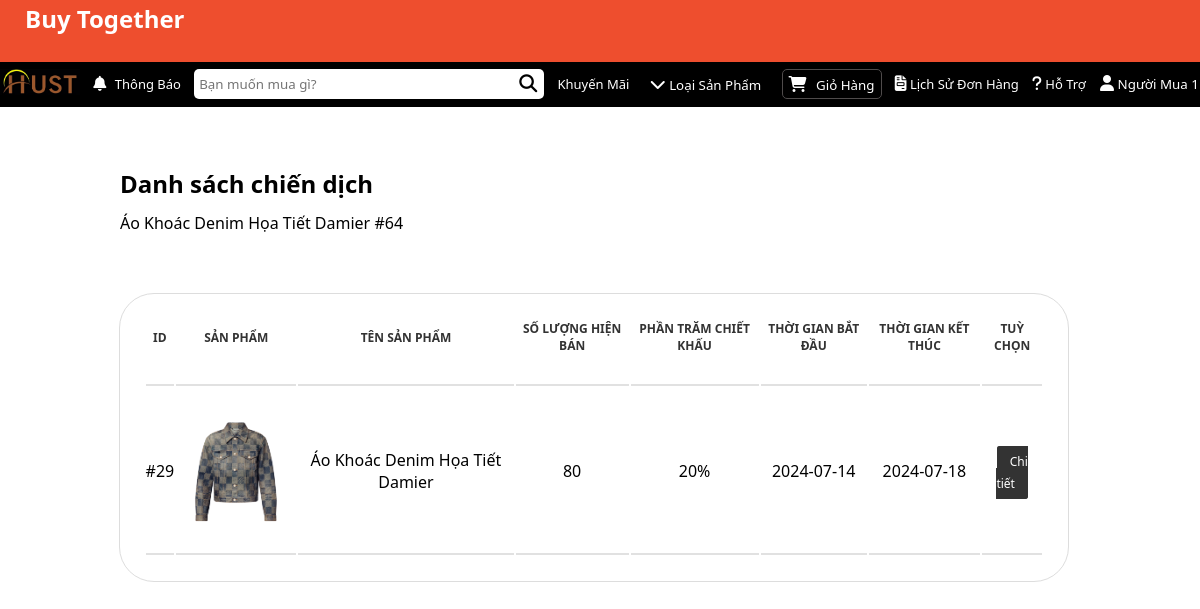
/campaign.php?user_id=24&product_id=64, run on the app's committed database.
### tables this page shows
CREATE TABLE `user` (
  `user_id` int(11) NOT NULL,
  `user_name` varchar(255) NOT NULL,
  `user_phone` varchar(10) NOT NULL,
  `user_dob` date NOT NULL,
  `user_type` int(11) NOT NULL,
  `user_email` varchar(255) NOT NULL,
  `user_address` varchar(255) NOT NULL,
  `user_password` varchar(255) NOT NULL
);

CREATE TABLE `product` (
  `product_id` int(11) NOT NULL,
  `brand_id` int(11) NOT NULL,
  `user_id` int(11) NOT NULL,
  `product_name` varchar(255) NOT NULL,
  `product_price` int(25) NOT NULL,
  `product_sale_price` int(25) NOT NULL,
  `product_description` varchar(5000) NOT NULL,
  `product_main_image` varchar(255) NOT NULL,
  `product_priority` int(11) NOT NULL
);

CREATE TABLE `campaign` (
  `campaign_id` int(11) NOT NULL,
  `product_id` int(11) NOT NULL,
  `discount_id` int(11) NOT NULL,
  `product_sum` int(11) NOT NULL,
  `product_value_discount` int(50) NOT NULL,
  `total_value_discount` int(50) NOT NULL,
  `time_start` date DEFAULT NULL,
  `time_end` date DEFAULT NULL
);

CREATE TABLE `discount` (
  `discount_id` int(11) NOT NULL,
  `user_id` int(11) NOT NULL,
  `product_id` int(11) NOT NULL,
  `discount_point` int(9) NOT NULL,
  `discount_value` float NOT NULL
);

### admin/class/database.php (called while the page is built, shortened)
<?php
Class Database{
    public $host    = DB_HOST;
    public $user    = DB_USER;
    public $pass    = DB_PASS;
    public $dbname  = DB_NAME;
    public $link;
    private function connectDB(){
        $this->link = new mysqli($this->host, $this->user, $this->pass,
        $this->dbname);
    }
    public function select($query){
        $result = $this->link->query($query) or
        die($this->link->error.__LINE__);
        if($result->num_rows > 0){
            return $result;
        } else {
            return false;
        }
    }
}

### admin/class/user_class.php (called while the page is built, shortened)
<?php
include_once "database.php";
class user{
    private $db;
    public function __construct(){
        $this -> db = new Database();
    }
    public function get_user($user_id){
        $query = "SELECT * FROM user WHERE user_id = '$user_id'";
        $result = $this -> db -> select($query);
        return $result;
    }
}
?>

### admin/class/product_class.php (called while the page is built, shortened)
<?php
include_once "database.php";
include_once "campaign_class.php";
class product{
    private $db;
    public function __construct(){
        $this -> db = new Database();
    }
    public function get_product($product_id){
        $query = "SELECT * FROM product WHERE product_id = '$product_id'";
        $result = $this -> db -> select($query);
        return $result;
    }
}
?>

### admin/class/campaign_class.php (called while the page is built, shortened)
<?php
include_once "database.php";
class campaign{
    private $db;
    public function __construct(){
        $this -> db = new Database();
    }
    public function time_check($campaign_id){
        $query = "SELECT * FROM campaign WHERE campaign_id = $campaign_id";
        $temp = $this -> db -> select($query) -> fetch_assoc();
        $time_start = $temp['time_start'];
        $time_end = $temp['time_end'];
        $time_start = strtotime($time_start);
        $time_end = strtotime($time_end);
        if (time() >= $time_start && time() < $time_end) {
            return true;
        } else if (time() >= $time_end) {
            return false;
        } else {
            return $time_start;
        }
    }
    public function show_campaign_by_product($product_id){
        $query = "SELECT campaign.*, discount.discount_value, product.* FROM campaign INNER JOIN discount ON
        campaign.discount_id = discount.discount_id INNER JOIN product ON campaign.product_id = product.product_id
        WHERE campaign.product_id = '$product_id' ORDER BY campaign.campaign_id DESC";
        $result = $this -> db -> select($query);
        if($result != false){
            return $result;
        }else{
            return "Chưa có chiến dịch nào diễn ra";
        }
    }
}
?>

### campaign.php (the view, shortened to what this page needs)
<?php
include_once "admin/class/campaign_class.php";
include_once "admin/class/product_class.php";
include_once "navbar.php";
if(!isset($_GET['user_id']) || $_GET['user_id'] == NULL ||
!isset($_GET['product_id']) || $_GET['product_id'] == NULL){
    echo "<script>window.location = 'login.php'</script>";
}else{
    $user_id = $_GET['user_id'];
    $product_id = $_GET['product_id'];
}
$campaign = new campaign;
$product = new product;
$get_product = $product -> get_product($product_id);
$show_campaign_by_product = $campaign -> show_campaign_by_product($product_id);
?>
        <section>
            <h2 style="margin-left: 10%; margin-top: 5%;">Danh sách chiến dịch</h2>
            <?php
            if($get_product){
                $temp = $get_product -> fetch_assoc();
                $product_name = $temp['product_name'];
                $product_id = $temp['product_id'];
            }
            ?>
            <p style="margin-left: 10%; margin-top: 12px;"><?php echo $product_name.' #'.$product_id?></p>
            <div class="cart-content-left">
                <?php
                if(!is_string($show_campaign_by_product)){
                ?>
                <table style="width: 80%; margin-left: 10%; margin-top: 5%; border: 1px solid #ddd; padding: 2%; border-radius: 35px;">
                    <tr>
                        <th>ID</th>
                        <th>Sản phẩm</th>
                        <th>Tên sản phẩm</th>
                        <th>Số lượng hiện bán</th>
                        <th>Phần trăm chiết khấu</th>
                        <th>Thời gian bắt đầu</th>
                        <th>Thời gian kết thúc</th>
                        <th>Tuỳ chọn</th>
                    </tr>
                    <?php
                        while($result = $show_campaign_by_product -> fetch_assoc()){
                    ?>
                    <tr>
                        <td>#<?php echo $result['campaign_id']?></td>
                        <td><img width="100px" src="admin/uploads/product/<?php echo $result['product_main_image']?>"></td>
                        <td><?php echo $result['product_name']?></td>
                        <td><?php echo $result['product_sum']?></td>
                        <td><?php echo $result['discount_value']?>%</td>
                        <td><?php echo $result['time_start']?></td>
                        <td><?php echo $result['time_end']?></td>
                        <td>
                            <?php
                            $campaign_id = $result['campaign_id'];
                            $time_check = $campaign -> time_check($campaign_id);
                            if(isset($time_check) && is_bool($time_check) && $time_check == true){
                            ?>
                                <a href="joincampaign.php?campaign_id=<?php echo $result['campaign_id']?>&user_id=<?php echo $user_id?>" class="show_link button">Chi tiết</a>
                            <?php
                            }elseif(isset($time_check) && is_bool($time_check) && $time_check == false){
                            ?>
                                <p class="campaign_msg"><?php echo "Chiến dịch đã kết thúc"?></p>
                            <?php
                            }else{
                            ?>
                                <p class="campaign_msg"><?php echo "Chiến dịch chưa bắt đầu" ?></p>
                            <?php
                            }
                            ?>
                        </td>
                    </tr>
                    <?php
                        }
                    ?>
                </table>
                <?php
                }
                ?>
            </div>
        </section>
    </main>
</body>

### navbar.php (shortened to what this page needs)
<?php
include_once "admin/class/user_class.php";
$user = new user;
if (!isset($_GET['user_id']) || $_GET['user_id'] == NULL) {
    echo "<script>window.location = 'login.php'</script>";
} else {
    $user_id = $_GET['user_id'];
}
$get_user = $user->get_user($user_id);
$temp = $get_user->fetch_assoc();
$user_name = $temp['user_name'];
?>
<!DOCTYPE html>
<html lang="vi">
<head>
    <link rel="stylesheet" href="css/homepage.css">
</head>
<body>
    <header>
        <span><a href="homepage.php?user_id=<?php echo $user_id ?>" class="BuyTogether"> Buy Together</a></span>
    </header>
    <main>
        <nav>
            <div class="con3">
                <ul>
                    <li> <a href=""> <img class="logosan" src="images/logo sàn .png" alt="" width="80px"></a></li>
                    <li> <a href=""> <i class="fa-solid fa-bell"></i> Thông Báo </a></li>
                    <li>
                        <form action="homepage_search.php?user_id=<?php echo $user_id?>" method="POST">
                            <input type="text" placeholder="Bạn muốn mua gì?" name="search_key" id="Search">
                            <button type="submit" class="seatch_btn"><i class="fa-solid fa-magnifying-glass"></i></button>
                        </form>
                    </li>
                    <li> <a href=""> Khuyến Mãi </a></li>
                    <li> <button> <i class="fa-solid fa-chevron-down"></i> Loại Sản Phẩm </button>
                    </li>
                    <li> <a href="cart.php?user_id=<?php echo $user_id ?>"> <button> <i class="fa-solid fa-cart-shopping"></i> Giỏ Hàng </button></a>
                    </li>
                    <li> <a href="history.php?user_id=<?php echo $user_id ?>"> <i class="fa-solid fa-file-invoice"></i> Lịch Sử Đơn Hàng </a></li>
                    <li> <a href=""> <i class="fa-solid fa-question"></i> Hỗ Trợ </a></li>
                    <li> <button> <i class="fa-solid fa-user"></i> <?php echo $user_name ?></button>
                    </li>
                </ul>
            </div>
        </nav>

### css/homepage.css (style rules this page uses)
* { margin: 0; padding: 0; box-sizing: border-box; font-family: system-ui, -apple-system, BlinkMacSystemFont, 'Segoe UI', Roboto, Oxygen, Ubuntu, Cantarell, 'Open Sans', 'Helvetica Neue', sans-serif; }
header { background-color: #ee4e2e; padding: 20px; }
li { list-style: none; }
ul { list-style: none; }
a { text-decoration: none; }
header a { color: #fff; font-size: 10px; padding: 5px; font-weight: bold; }
a.BuyTogether { font-size: 1.5rem; font-weight: 600; padding: 0; float: left; margin-top: -18px; margin-left: 5px; }
body main nav { background-color: black; height: 45px; }
div.con3 { max-width: 1400px; margin: auto; }
body main nav ul { display: flex; justify-content: space-between; align-items: center; }
body main nav ul li, a { color: white; font-size: 13px; margin-top: 7px; }
body main nav ul li:nth-child(2) i { color:white; font-size: 15px; margin-right: 5px; }
body main nav ul li:nth-child(2) a { color: white; }
body main nav ul li:nth-child(3) input { height: 30px; width: 350px; border-radius: 5px; border: none; padding-left: 5px; outline: none; }
body main nav ul li:nth-child(3) { position: relative; }
body main nav ul li:nth-child(3) button { position: absolute; font-size: 15px; right: 2%; line-height: 30px; cursor: pointer; border: none; background-color: #ffffff; }
body main nav ul li:nth-child(5) button { height: 30px; padding: 6px; border-radius: 5px; cursor: pointer; background-color: transparent; color: white; border: 1px solid #000000; transition: all, 0.3s, ease; }
body main nav ul li:nth-child(6) button { height: 30px; padding: 6px; border-radius: 5px; cursor: pointer; background-color: transparent; color: white; border: 1px solid #4f4b4b; transition: all, 0.3s, ease; }
body main nav ul li:nth-child(6) button i { margin-right: 6px; }
body main nav ul li:nth-child(9) button { height: 30px; border-radius: 5px; cursor: pointer; background-color: transparent; color: white; border: 1px solid #000000; transition: all, 0.3s, ease; }
.product-top p, span { margin: 0 6px ; font-size: 12px; }
.product-content-right-product-button p,i { font-size: larger; justify-content: center; transition: all 0.4s ease; }
.cart-content-left { flex: 3; padding-right: 12px; }
.cart-content-left table { width: 100%; text-align: center; }
.cart-content-left table th { padding-bottom: 30px; font-size: 12px; text-transform: uppercase; color: #333; border-collapse: collapse; border-bottom: 2px solid #dddd; }
.cart-content-left table td { padding: 20px 0; border-bottom: 2px solid #dddd; }
.cart-content-left td img { width: 120px; }
.cart-content-left .button { background-color: #333333; color: #fff; border: none; border: 1px solid #333333; padding: 6px 12px; font-size: 12px; }
.button { cursor: pointer; padding: 10px; width: 200px; background-color: #4f4b4b; color: #fff; border: none; border-radius: 3px; transition: all 0.3s ease; text-align: center; font-size: 1rem; }
.show_link { color: black; font-size: 1rem; }
.show_link.button { padding: 6px 12px; width: 100%; }
a.button { cursor: pointer; padding: 10px; width: 260px; background-color: #4f4b4b; color: #fff; border: none; border-radius: 3px; transition: all 0.3s ease; text-align: center; font-size: 1rem; }

### data on the page
user: user_name "Người Mua 1"
product: product_name "Áo Khoác Denim Họa Tiết Damier", product_id "64"
campaign: campaign_id "29", product.product_main_image (picture), product.product_name "Áo Khoác Denim Họa Tiết Damier", product_sum "80", discount.discount_value "20", time_start "2024-07-14", time_end "2024-07-18"
